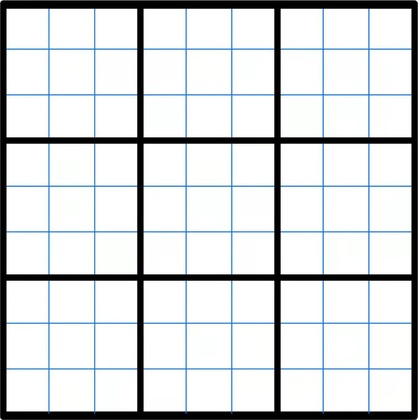
%> input picture +images/blank.jpg, 418 x 420 px, shrunk from 1348 x 1355 before the run
$ octave --eval "result = lineNotification(imread('../+images/blank.jpg'));"   (GNU Octave 9; MATLAB toolbox functions it lacks are replaced by stand-ins)
%> lines starting %> are read from the running program, lines starting %| are printed output that depends on the picture; in (x1, y1, x2, y2) boxes, pixels count from 0 and x2, y2 are one past the last pixel; in counts of white or black regions, pixels touching at a corner belong together; the program's own positions count from 1
function nums = lineNotification(Im)
clc
%Im = imread('E:\奇奇怪怪的作业\tmp2.png');
Im = rgb2gray(Im);
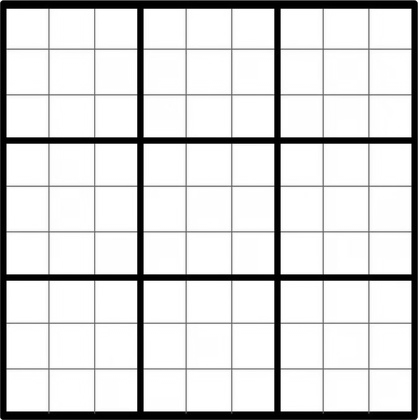
%> Im: size 420x418 uint8; min 0, max 255, mean 217.4
threshold = graythresh(Im);
%> threshold = 0.565
bw = im2bw(Im, threshold);
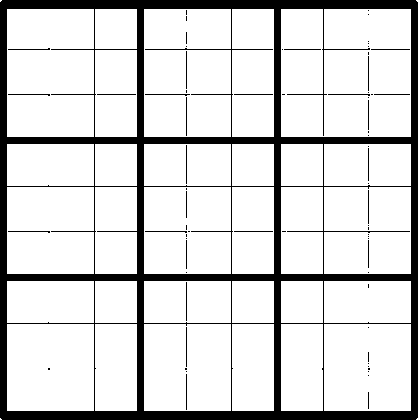
%> bw: size 420x418 logical; 84.1% white; 71 black regions (45 under 20 px), largest, box (x1, y1, x2, y2) and area: (0, 0, 418, 420) 26816, (145, 94, 190, 96) 47, (8, 48, 50, 50) 44
[m,n] = size(bw);
%> m = 420; n = 418
for i = 2:m-1
   for j = 2:n-1
       %同上下元素判断
       if(bw(i,j)~=bw(i+1,j) && bw(i,j)~=bw(i-1,j))
           bw(i,j) = 1;
       %同左右元素判断
       elseif(bw(i,j)~=bw(i,j+1) && bw(i,j)~=bw(i,j-1))
           bw(i,j) = 1;
       %同斜边元素判断
       elseif(bw(i,j)~=bw(i+1,j+1) && bw(i,j)~=bw(i-1,j-1))
           bw(i,j) = 1;
       %同斜边元素判断
       elseif(bw(i,j)~=bw(i-1,j+1) && bw(i,j)~=bw(i+1,j-1))
           bw(i,j) = 1;
       end
   end
end
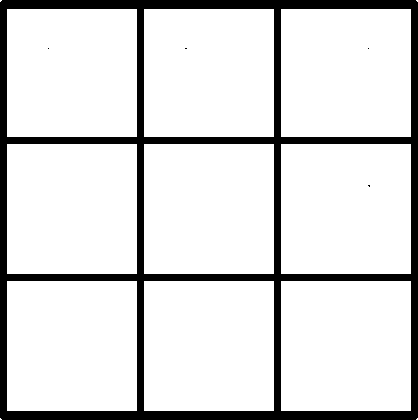
%> bw: size 420x418 logical; 86.2% white; 5 black regions (4 under 20 px), largest, box (x1, y1, x2, y2) and area: (0, 0, 418, 420) 24228
bw = edge(bw, 'canny');
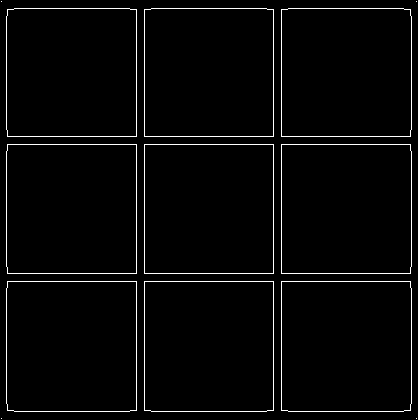
%> bw: size 420x418 logical; 2.6% white in thin lines or dots
[H, theta, rho] = hough(bw, 'Theta', -90:0.1:89);
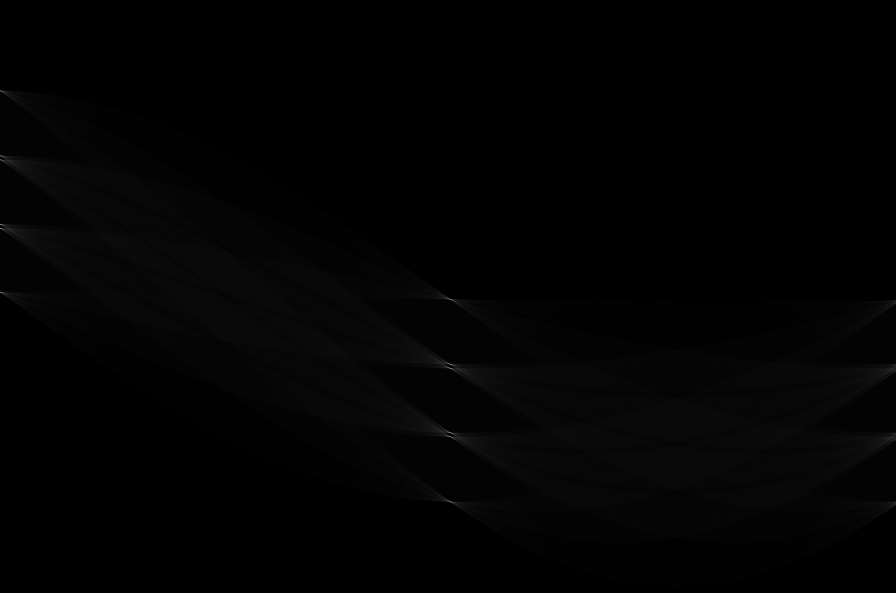
%> H: size 1185x1791 double (shown at 1/2 size); min 0, max 390, mean 3.9; drawn with min black and max white
%> theta = 1791 values from -90 to 89; rho = 1185 values from -592 to 592
p = houghpeaks(H, 16,'threshold', ceil(0.5*max(H(:))));
%> p = [312 1; 449 1; 729 901; 866 901; 182 1; 585 1; 599 901; 1004 901]
lines = houghlines(bw,theta,rho,p,'FillGap',100,'MinLength',20);
%> lines = 8 lines; point1 to point2 (x, y): (8, 282) to (411, 282), (8, 145) to (411, 145), (137, 10) to (137, 411), (274, 10) to (274, 411), (15, 412) to (404, 412), (15, 9) to (404, 9), (7, 17) to (7, 404), (412, 17) to (412, 404)


i = 1;
j = 1;
xAddr1 = zeros;
yAddr1 = zeros;
xAddr2 = zeros;
yAddr2 = zeros;
for k = 1 : length(lines)
   if ( abs(lines(k).point1(1)-lines(k).point2(1)) < abs(lines(k).point1(2)-lines(k).point2(2)))
       yAddr1(i) = min(lines(k).point1(1), lines(k).point2(1));
       yAddr2(i) = max(lines(k).point1(1), lines(k).point2(1));
       i = i + 1;
   else
       xAddr1(j) = min(lines(k).point1(2), lines(k).point2(2));
       xAddr2(j) = max(lines(k).point1(2), lines(k).point2(2));
       j = j + 1;
   end
end
%> this loop made 8 passes
%> after the loop, xAddr1 = [282 145 412 9]; xAddr2 = [282 145 412 9]; yAddr1 = [137 274 7 412]; yAddr2 = [137 274 7 412]
if length(xAddr1) < 16
    xAddr = cat(2, xAddr1, xAddr2);
%> xAddr = [282 145 412 9 282 145 412 9]
else
    xAddr = xAddr1;
end
if length(yAddr1) < 16
    yAddr = cat(2, yAddr1, yAddr2);
%> yAddr = [137 274 7 412 137 274 7 412]
else
    yAddr = yAddr1;
end
yAddr(17) = 0;
yAddr(18) = n;
xAddr(17) = 0;
xAddr(18) = m;
xAddr = sort(xAddr);
%> xAddr = 18 values from 0 to 420
yAddr = sort(yAddr);
%> yAddr = 18 values from 0 to 418
disp(xAddr)
%|  Columns 1 through 13:
%|      0     0     0     0     0     0     0     0     0     9     9   145   145
%|  Columns 14 through 18:
%|    282   282   412   412   420

i1=1; i2=2;
j1=1; j2=2;
count = 1;
nums = zeros;
for k = 1 : 81
    %subplot(9,9,count), imshow(Im(xAddr(i1)+1:xAddr(i2)-1, yAddr(j1)+1:yAddr(j2)-1));
    nums(count) = Im(xAddr(i1)+1:xAddr(i2)-1, yAddr(j1)+1:yAddr(j2)-1);
    j1=j1+2; j2=j2+2;
    count = count + 1;
    if j1==19
        j1=1; j2=2;
        i1=i1+2; i2=i2+2;
    end
end
%> (the run ends here)
